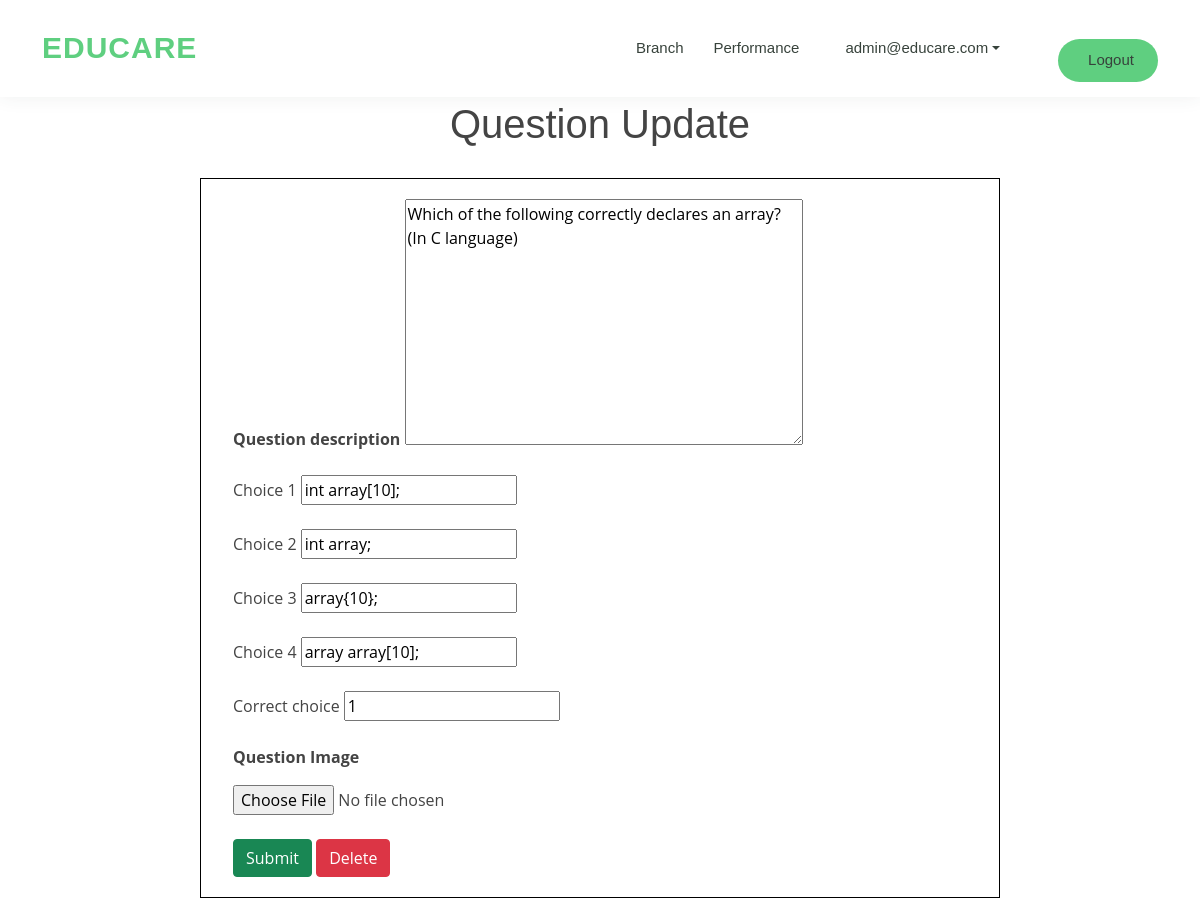
The page /assignments/question_update/1/10/11/ (signed in) on the database its author committed.
### accounts/models.py (models this page shows)
class User(AbstractBaseUser, PermissionsMixin):
    email = models.EmailField(unique=True)
    first_name = models.CharField(max_length=120)
    last_name = models.CharField(max_length=120)
    is_staff = models.BooleanField(default=False)
    is_active = models.BooleanField(default=True)
    objects = CustomAccountManager()
    USERNAME_FIELD = 'email'
    REQUIRED_FIELDS = ['first_name', 'last_name']
    def __str__(self):
        return self.email

### assignments/models.py (models this page shows, shortened)
class Questions(models.Model):
    question_id = models.AutoField(primary_key=True)
    question_description = models.TextField(null=True)
    choice_1 = models.CharField(max_length=200, null=True)
    choice_2 = models.CharField(max_length=200, null=True)
    choice_3 = models.CharField(max_length=200, null=True)
    choice_4 = models.CharField(max_length=200, null=True)
    correct_choice = models.IntegerField()
    question_image_address = models.ImageField(
        upload_to="images/", blank=True, null=True
    )

### assignments/views.py (the view, shortened to what this page needs)
class QuestionUpdateView(SuperUserRequiredMixin, LoginRequiredMixin, UpdateView):
    template_name = "assignments/question_update.html"
    form_class = QuestionUpdateForm
    queryset = Questions.objects.all()
    context_object_name = "question"
    def get_context_data(self, **kwargs):
        data = super().get_context_data(**kwargs)
        data["course_id"] = self.kwargs.get("course_id")
        data["quiz_id"] = self.kwargs.get("quiz_id")
        return data

### assignments/forms.py
class QuestionUpdateForm(forms.ModelForm):
    class Meta:
        model = Questions
        fields = "__all__"

### assignments/views.py (called while the page is built)
    def test_func(self):
        return self.request.user.is_superuser

### templates/assignments/question_update.html (shortened to what this page needs)
{% extends 'base.html' %}
{% load static %}
{% block content %}
<h1 class="text-center" style="margin-top: 100px">Question Update</h1>
<div class="container" style="border: 1px solid black; width: 800px; margin-top: 30px; margin-bottom: 20px;">
<form action="" method="post" enctype="multipart/form-data" style="margin: 20px">
        <strong>
        {{form.question_description.label}}
        {{form.question_description}}</strong>
        <br><br>
        {{form.choice_1.label}}
        {{form.choice_1}}
        <br><br>
        {{form.choice_2.label}}
        {{form.choice_2}}
        <br><br>
        {{form.choice_3.label}}
        {{form.choice_3}}
        <br><br>
        {{form.choice_4.label}}
        {{form.choice_4}}
        <br><br>
        {{form.correct_choice.label}}
        {{form.correct_choice}}
        <br><br>
        <strong>
        <p>Question Image</p></strong>
        {{form.question_image_address}}
        <br><br>
    <button type="submit" class="btn btn-success">Submit</button>
    {% if request.user.is_superuser %}
    <a href="{% url 'assignments:question-delete' course_id quiz_id question.pk %}" class="btn btn-danger">Delete</a>
    {% endif %}
</form>
</div>
{% endblock content %}

### templates/navbar.html (shortened to what this page needs)
{% load static %}
{% block css %}
<link rel="stylesheet" type="text/css" href="{% static 'css/style.css' %}">
<link href="/static/vendor/bootstrap-icons/bootstrap-icons.css" rel="stylesheet">
{% endblock css %}
<header id="header" class="fixed-top">
  <div class="container d-flex align-items-center">
    <h1 class="logo me-auto"><a href="{% url 'home' %}">Educare</a></h1>
    <nav id="navbar" class="navbar order-last order-lg-0 navbar-expand-sm">
      <ul>
      {% if request.user.is_authenticated %}
        <li ><a class="nav-link" href="{% url 'curriculum:branch_list' %}">Branch</a></span>
        <li ><a class = "text-black pe-3" href="{% url 'assignments:results' %}">Performance</a></li>
        <li class = "me-5 nav-item dropdown">
            <a class="nav-link dropdown-toggle" href="#" id="navbarDropdown" role="button" data-bs-toggle="dropdown" aria-expanded="false">
                {{request.user}}
            </a>
        </li>
        <span ><a class = "text-black pe-4 mt-4 get-started-btn" href= "{% url 'accounts:logout' %}" style="width: 100px; margin-left: 10px; justify-content: center">Logout</a></span>
      {% endif %}
      </ul>
    </nav>
  </div>
</header>

### static/css/style.css (style rules this page uses)
body { font-family: "Open Sans", sans-serif; color: #444444; }
a { color: #5fcf80; text-decoration: none; }
h1, h2, h3, h4, h5, h6 { font-family: "Raleway", sans-serif; }
#header { background: #fff; transition: all 0.5s; z-index: 997; padding: 15px 0; box-shadow: 0px 0 18px rgba(55, 66, 59, 0.08); }
#header .logo { font-size: 30px; margin: 0; padding: 0; line-height: 1; font-weight: 600; letter-spacing: 1px; text-transform: uppercase; font-family: "Poppins", sans-serif; }
#header .logo a { color: #5fcf80; }
.get-started-btn { margin-left: 22px; background: #5fcf80; color: #fff; border-radius: 50px; padding: 8px 25px; white-space: nowrap; transition: 0.3s; font-size: 14px; display: inline-block; }
.navbar { padding: 0; }
.navbar ul { margin: 0; padding: 0; display: flex; list-style: none; align-items: center; }
.navbar li { position: relative; }
.navbar a { display: flex; align-items: center; justify-content: space-between; padding: 10px 0 10px 30px; font-family: "Poppins", sans-serif; font-size: 15px; font-weight: 500; color: #37423b; white-space: nowrap; transition: 0.3s; }

### rows shown on the page
User: user "admin@educare.com"
Questions: question_description "Which of the following correctly declares an array? (In C language)", choice_1 "int array[10];", choice_2 "int array;", choice_3 "array{10};", choice_4 "array array[10];", correct_choice "1"
